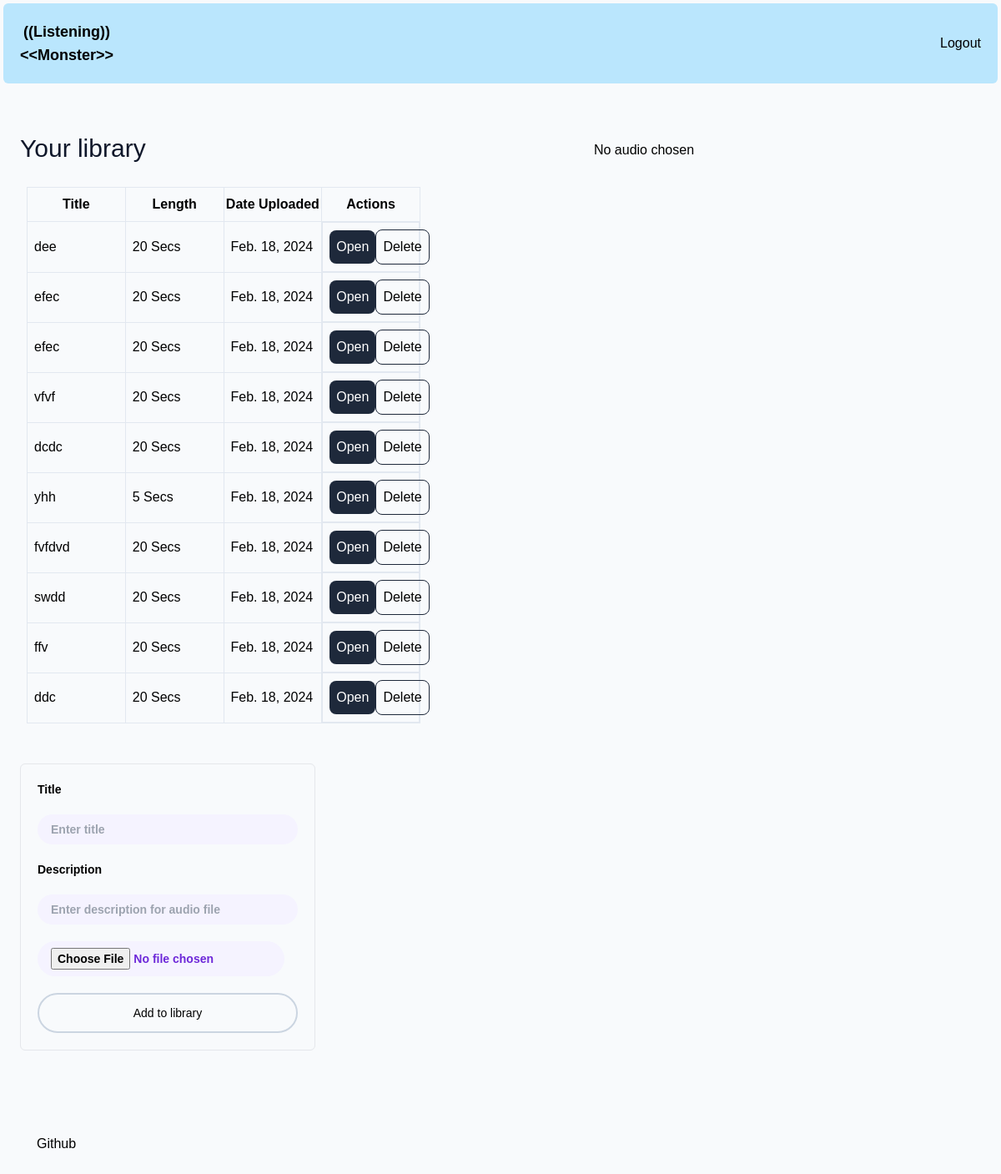
The page /elson/index/ (signed in) on the database as committed earlier.
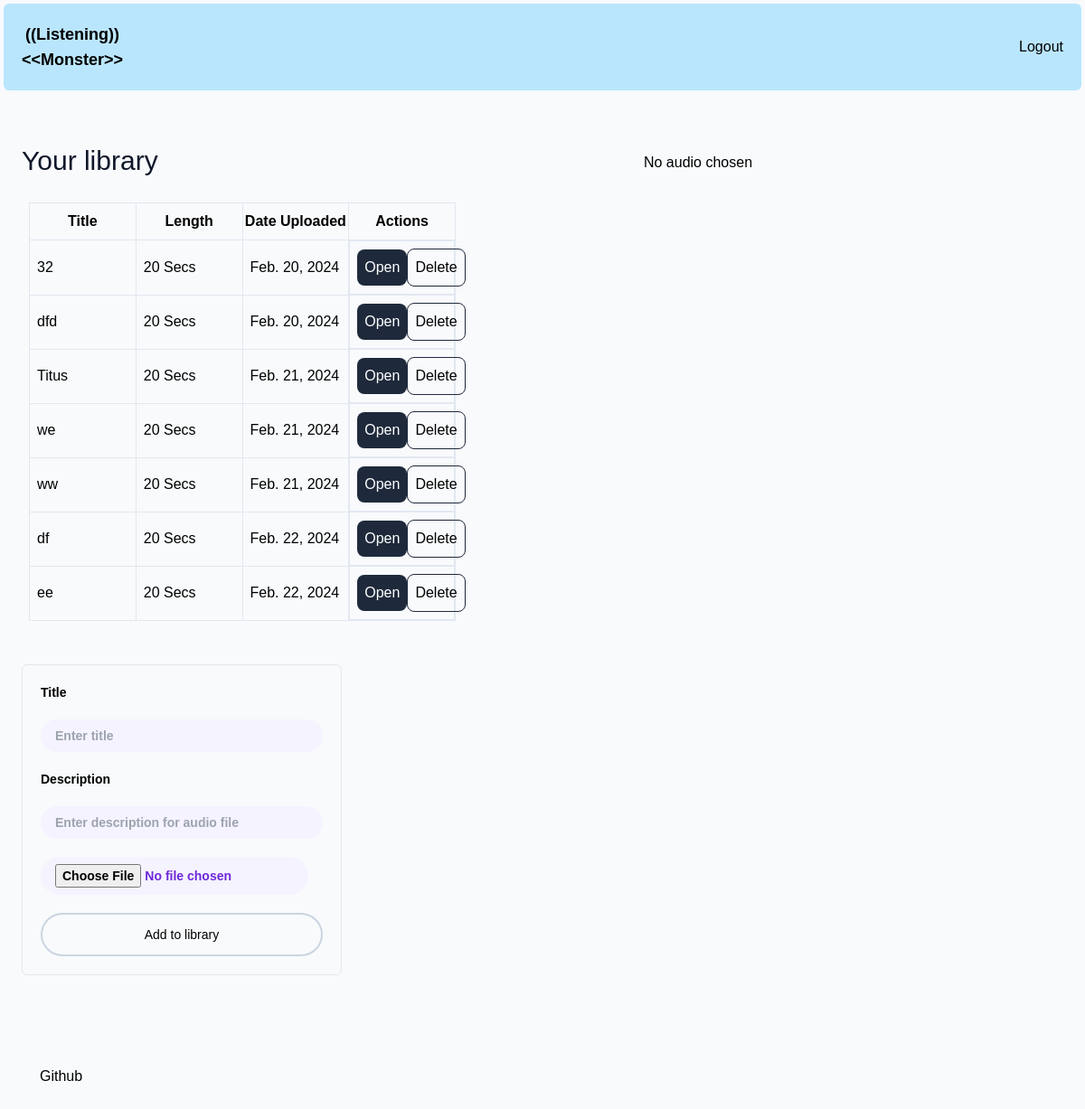
The same page on the database as committed later.
### elson/models.py (models this page shows, shortened)
class Audio(models.Model):
    audio_id = models.AutoField(primary_key=True, unique=True)
    user = models.ForeignKey(User, on_delete=models.CASCADE)
    audio_file = models.FileField(upload_to='audio/', null=True)
    label = models.CharField(max_length=30)
    uid = models.CharField(max_length = 50, null=True)
    description = models.CharField(max_length=200)
    _length = models.IntegerField()
    uploaded_at = models.DateTimeField(auto_now_add = True, null = True)
    @property
    def length(self) -> str:
        h = int(self._length // 3600)
        m = int(self._length // 60)
        s = int(self._length % 60)
        return "".join(
            [
                f"{h} Hrs " if h > 0 else "",
                f"{m} Min " if m > 0 else "",
                f"{s} Secs" if s > 0 else "",
            ]
        )

### elson/views.py (the view)
# urls.py: path('index/', views.index, name='index'),
@TemplateRules.returns_page
@csrf_exempt
@login_required
def index(request):
    audios = Audio.objects.filter(user=request.user)
    return TemplateRules.render_html_page("index.html", audios=audios)

### elson/templateutils.py (called while the page is built)
    @classmethod
    def render_html_page(cls, loc, **kwargs):
        loc = loc.replace(".html", "")
        return render(None, f"elson/pages/{loc}.html", kwargs)

### elson/templates/elson/pages/index.html
{% extends "elson/base.html" %} {% block title %}Home{% endblock %}
 {% block content %}
<div class="md:flex md:flex-row-reverse">
    <div class=" h-30 md:basis-1/2">
    {% include "elson/sections/right-nav.html" %}
  </div>
  <div class=" h-auto md:basis-1/2">
    {% include "elson/sections/left-nav.html" %}
  </div>
</div>
{% endblock %}

### elson/templates/elson/base.html (shortened to what this page needs)
{% load static %}
<!DOCTYPE html>
<html lang="en">
  <head>
    {% block head %}
    <link rel="stylesheet" href={% static 'elson/style.css'%} />
    <script src="https://cdn.tailwindcss.com"></script>
    {% endblock %}
  </head>
  <body
    hx-boost="true"
    class="w-100 h-full flex flex-col gap-y-10 bg-slate-50 m-1 "
  >
    <header class="flex w-full justify-between items-center p-5 bg-sky-200 rounded-md">
      <a
        {% comment %} href="{{url_for('index.hello_traveller')}}" {% endcomment %}
        class="text-center text-lg font-semibold"
        >((Listening))<br />&lt;&lt;Monster&gt;&gt;</a
      >
      <ul class="flex">
        {% if login%}
        <li id='login'>
          <a href="{% url 'login' %}">Login</a>
        </li>
        {% else %}
        <li id='logout'>
          <a href="{% url 'logout' %}">Logout</a>
        </li>
        {% endif %}
      </ul>
    </header>
    <div class="container flex w-full">
      <div id="content" class="w-full h-full flex flex-col items-center">
        {% block content %}{% endblock %}
      </div>
    </div>
    <footer class="flex w-full p-10">
    {% block footer %}
      <a href="https://github.com/ngareleo/listening-monster" target="_blank"
        >Github</a
      >
    {% endblock footer%}
    </footer>
  </body>
</html>

### elson/templates/elson/sections/right-nav.html
{% load static %}
<div class="flex flex-col w-full gap-y-10" id="right-section">
  {% if audio %}
  <div class="flex flex-col w-full gap-y-5">
    <div class="flex w-full justify-between">
      <div>
        <h1 class="text-xl font-semibold">{{audio.label}}</h1>
        <p class="text-sm">{{audio.description}}</p>
      </div>
      <div class="flex flex-col items-end">
        <p class="text-sm">Uploaded on {{audio.uploaded_at.date}}</p>
        <p class="text-sm">{{audio.length}}</p>
      </div>
    </div>
    <div class="flex gap-x-3">
      <button hx-delete="{% url 'audio' audio.uid|urlencode %}" hx-confirm>
        <img src="{% static 'icons/delete.svg'%}" />
      </button>
      <button>
        <img src="{% static 'icons/edit.svg'%}" />
      </button>
      <button
        hx-get="{% url 'player' audio.uid|urlencode %}"
        hx-target="#player"
        hx-swap="outerHTML"
      >
        <img src="{% static 'icons/play.svg'%}" />
      </button>
      <div id="player"></div>
    </div>
    <div class="flex gap-x-3">
      <select>
        <option>Google translate</option>
        <option>Chrome translate</option>
      </select>
      <button
        hx-get="{% url 'generate' audio.uid|urlencode %}"
        hx-target="#right-section"
        hx-swap="outerHTML"
        class="bg-slate-800 px-2 py-2 text-white rounded-lg"
      >
        Generate transcription
      </button>
    </div>
  </div>
  {%if transcriptions %} {% for transcription in transcriptions %}
  <div class="flex flex-col gap-y-5 p-2 border border-slate-200 rounded-md">
    <div class="flex justify-between">
      <p>Translation by Google chrome</p>
      <button>
        <img src="{% static 'icons/copy.svg'%}" />
      </button>
    </div>
    <p class="text-sm">{{transcription.value}}</p>
  </div>
  {% endfor %} {% else %}
  <div
    class="flex w-full h-20 items-center justify-center border border-slate-300 rounded-md drop-shadow-md"
  >
    <p>No transcriptions yet</p>
  </div>
  {% endif %} {% else %}
  <div class="flex w-full items-center justify-center h-20">
    <p>No audio chosen</p>
  </div>
  {% endif %}
</div>

### elson/templates/elson/sections/left-nav.html
{% load static %}
<div id="left-nav" class="w-full flex flex-col gap-y-10 px-5 p-5">
  <div class="w-full flex flex-col gap-y-5">
    <p class="text-3xl text-slate-900">Your library</p>
    <table class="w-full table-fixed border-collapse border border-slate-200 m-2">
      <thead>
        <th class="py-2 border border-slate-200 w-1/4">Title</th>
        <th class="border border-slate-200 w-1/8">Length</th>
        <th class="border border-slate-200">Date Uploaded</th>
        <th class="border border-slate-200">Actions</th>
      </thead>
      <tbody>
        {% for audio in audios%}
        <tr>
          <td class="py-2 border border-slate-200 p-2">{{audio.label}}</td>
          <td class="border border-slate-200 p-2">{{audio.length}}</td>
          <td class="border border-slate-200 p-2">{{audio.uploaded_at.date}}</td>
          <td
            class="border border-slate-200 p-2 flex items-center justify-around"
          >
            <button
              class="bg-slate-800 px-2 py-2 text-white rounded-lg"
              hx-get= "{% url 'audio' audio.uid|urlencode %}"
              hx-target="#right-section"
              hx-swap="outerHTML"
            >
              Open
            </button>
            <button
              hx-delete="{% url 'audio' audio.uid|urlencode %}"
              class="border border-slate-800 px-2 py-2 text-black rounded-lg"
              hx-confirm
              hx-target="left-nav"
              hx-swap="outerHTML"
            >
              Delete
            </button>
          </td>
        </tr>
        {% endfor %}
      </tbody>
    </table>
  </div>
  <div id="audio-upload">{% include "elson/sections/audio-upload.html" %}</div>
</div>

### elson/templates/elson/sections/audio-upload.html (shortened to what this page needs)
<form
  action="{% url 'upload' %}"
  method="post"
  enctype="multipart/form-data"
  class="border rounded-md flex flex-col gap-y-5 w-3/4 p-5 max-w-md"
>
  <label for="id_title" class="text-sm font-semibold text-black">Title</label>
  <input
    type="text"
    name="title"
    id="id_title"
    placeholder="Enter title"
    class="py-2 px-4 rounded-full border-0 text-sm font-semibold bg-violet-50 text-violet-700"
    required
    aria-required="true"
  />
  <label for="id_description" class="text-sm font-semibold text-black">Description</label>
  <input
    type="text"
    name="description"
    id="id_description"
    placeholder="Enter description for audio file"
    class="py-2 px-4 rounded-full border-0 text-sm font-semibold bg-violet-50 text-violet-700"
    required
    aria-required="true"
  />
  <input
    type="file"
    name="audio"
    class="mr-4 py-2 px-4 rounded-full border-0 text-sm font-semibold bg-violet-50 text-violet-700"
    required
    aria-required="true"
  />
  <input
    type="submit"
    value="Add to library"
    class="px-2 py-3 border-2 rounded-[30px] border-slate-300 text-black bg-slate-white text-sm"
  />
</form>

### elson/templates/elson/base.html (style rules this page uses)
* { padding: 0; box-sizing: border-box; margin: 0; font-family: Arial, Helvetica, sans-serif; }

Rows that differ between the two databases and show on the page:
removed Audio: label "dee", length "20 Secs", uploaded_at "Feb. 18, 2024"
removed Audio: label "efec", length "20 Secs", uploaded_at "Feb. 18, 2024"
removed Audio: label "efec", length "20 Secs", uploaded_at "Feb. 18, 2024"
removed Audio: label "vfvf", length "20 Secs", uploaded_at "Feb. 18, 2024"
removed Audio: label "dcdc", length "20 Secs", uploaded_at "Feb. 18, 2024"
removed Audio: label "yhh", length "5 Secs", uploaded_at "Feb. 18, 2024"
removed Audio: label "fvfdvd", length "20 Secs", uploaded_at "Feb. 18, 2024"
removed Audio: label "swdd", length "20 Secs", uploaded_at "Feb. 18, 2024"
removed Audio: label "ffv", length "20 Secs", uploaded_at "Feb. 18, 2024"
removed Audio: label "ddc", length "20 Secs", uploaded_at "Feb. 18, 2024"
added Audio: label "32", length "20 Secs", uploaded_at "Feb. 20, 2024"
added Audio: label "dfd", length "20 Secs", uploaded_at "Feb. 20, 2024"
added Audio: label "Titus", length "20 Secs", uploaded_at "Feb. 21, 2024"
added Audio: label "we", length "20 Secs", uploaded_at "Feb. 21, 2024"
added Audio: label "ww", length "20 Secs", uploaded_at "Feb. 21, 2024"
added Audio: label "df", length "20 Secs", uploaded_at "Feb. 22, 2024"
added Audio: label "ee", length "20 Secs", uploaded_at "Feb. 22, 2024"
